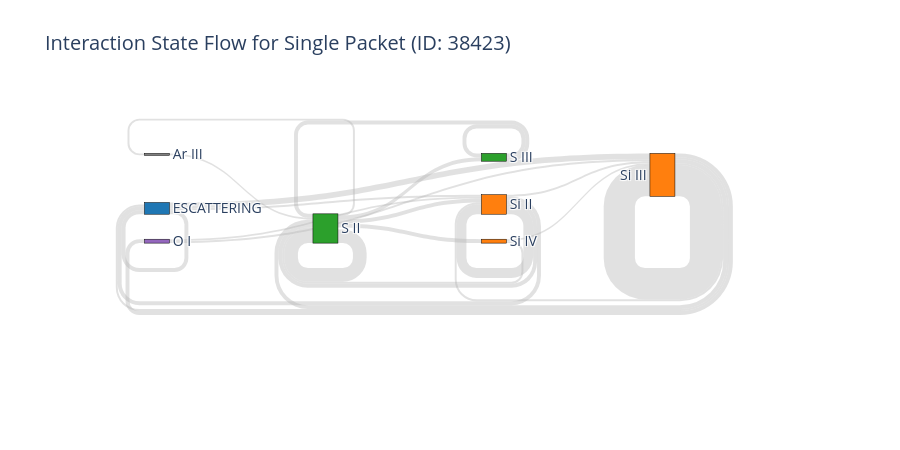

The cell this chart's notebook holds for it:
### Code cell
import plotly.graph_objects as go
import pandas as pd
import numpy as np
from tardis.util.base import atomic_number2element_symbol, int_to_roman

# 1. Build the Dictionary natively
lines_reset = sim.plasma.lines.reset_index()
readable_names = []

for idx, row in lines_reset.iterrows():
    atomic_num = int(row['atomic_number'])
    ion_num = int(row['ion_number'])
    
    # function call
    symbol = atomic_number2element_symbol(atomic_num)
    roman = int_to_roman(ion_num + 1)
    
    readable_names.append(f"{symbol} {roman}")

mapping_dict = dict(zip(lines_reset.index, readable_names))


# 2. Map IDs to Atomic Species
packet_history['species'] = packet_history['interaction_type'].astype(str)
line_mask = packet_history['interaction_type'] == 'LINE'
packet_history.loc[line_mask, 'species'] = packet_history.loc[line_mask, 'line_absorb_id'].astype(int).map(mapping_dict)

# 3. Create the Flow
packet_history['target_species'] = packet_history['species'].shift(-1)
transitions = packet_history.dropna(subset=['target_species']).copy()

# 4. Count how many times the packet went from Species A to Species B
flow_weights = transitions.groupby(['species', 'target_species']).size().reset_index(name='weight')

# 5. Plotly Sankey Configuration
all_nodes = list(pd.concat([flow_weights['species'], flow_weights['target_species']]).unique())
node_indices = {name: i for i, name in enumerate(all_nodes)}

# Dynamic colors for nodes
def get_color(label):
    if 'ESCATTERING' in label: return '#1f77b4' # Blue
    elif 'Si' in label: return '#ff7f0e'       # Orange
    elif 'Fe' in label: return '#d62728'       # Red
    elif 'S ' in label: return '#2ca02c'       # Green
    elif 'O ' in label: return '#9467bd'       # Purple
    elif 'Mg' in label: return '#8c564b'       # Brown
    elif 'Ca' in label: return '#e377c2'       # Pink
    return '#7f7f7f'                           # Grey default

node_colors = [get_color(label) for label in all_nodes]

fig = go.Figure(data=[go.Sankey(
    node = dict(
        pad = 25, thickness = 25, 
        line = dict(color = "black", width = 0.5), 
        label = all_nodes,
        color = node_colors
    ),
    link = dict(
        source = flow_weights['species'].map(node_indices), 
        target = flow_weights['target_species'].map(node_indices), 
        value = flow_weights['weight'], 
        color = "rgba(180, 180, 180, 0.4)"
    )
)])

fig.update_layout(
    title_text=f"Interaction State Flow for Single Packet (ID: {best_packet_id})", 
    font_size=14, 
    height=450
)
fig.show()

### Figure 1 — Plotly figure (JSON) as saved in the notebook; plotly's stock layout.template omitted (floating-point values rounded to 4 significant figures)
{"data": [{"link": {"color": "rgba(180, 180, 180, 0.4)", "source": [0, 1, 1, 1, 2, 2, 3, 3, 3, 3, 3, 4, 4, 5, 5, 5, 5, 6, 6, 6, 6, 6, 7, 7], "target": [3, 1, 5, 6, 5, 6, 0, 3, 4, 5, 7, 3, 4, 1, 3, 5, 6, 1, 2, 3, 5, 6, 3, 6], "value": [1, 2, 1, 3, 1, 1, 1, 7, 2, 2, 2, 2, 2, 2, 2, 5, 1, 1, 2, 2, 1, 16, 1, 1]}, "node": {"color": ["#7f7f7f", "#1f77b4", "#9467bd", "#2ca02c", "#2ca02c", "#ff7f0e", "#ff7f0e", "#ff7f0e"], "label": ["Ar III", "ESCATTERING", "O I", "S II", "S III", "Si II", "Si III", "Si IV"], "line": {"color": "black", "width": 0.5}, "pad": 25, "thickness": 25}, "type": "sankey"}], "layout": {"font": {"size": 14}, "height": 450, "title": {"text": "Interaction State Flow for Single Packet (ID: 38423)"}}}
